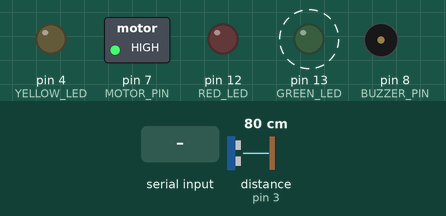
Bench run of a sketch on a simulated Arduino Uno, built with avr-gcc and run on an emulated ATmega328P. Parts: switched loads named in the sketch (green lamp = pin HIGH), output pins drawn as LEDs (lit = HIGH), buzzer (waves = sounding, pin HIGH). Wiring (inferred from the names in the program): ultrasonic range finder: trigger pin 2; echo pin 3. Dashed ring = blinking. The inputs (shaded band) are chosen by the test bench; at power-on: distance to the obstacle (sensor on pin 3) 80 cm. The echo pulse lasts 58.3 µs per cm; pins used as bus, display or sensor lines are not drawn; what the sketch prints to the serial monitor is not drawn.

Above: at 1.2 s.
1.3 s: "M90\n" received over Serial
4.3 s: byte 65 ('A') received over Serial
7.3 s: byte 73 ('I') received over Serial
10.3 s: distance to the obstacle (sensor on pin 3) set to 18 cm
13.3 s: distance to the obstacle (sensor on pin 3) set to 14 cm
At 13.92 s:
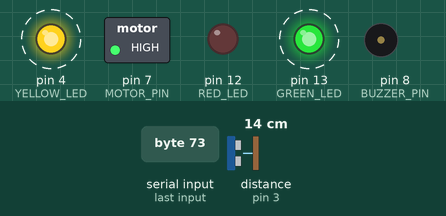
16.3 s: distance to the obstacle (sensor on pin 3) set to 35 cm
At 16.9 s:
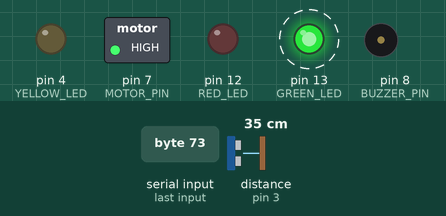
Timing chart, 0 to 20.3 s (numbered marks = the images above; inputs shaded):
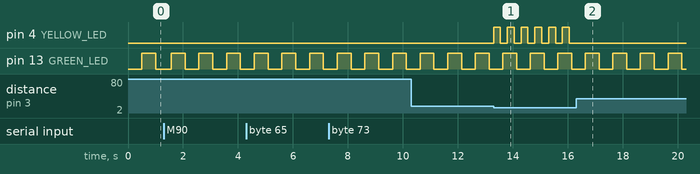

Measured:
- the behaviour switches between 16 and 15 cm on distance to the obstacle (sensor on pin 3) (found by bisection; images 0 and 1)
- after the input at 13.3 s, pin 4 (YELLOW_LED): alternates HIGH for 0.25 s and LOW for 0.25 s, starting at once
- after the input at 16.3 s, pin 4 (YELLOW_LED): stops changing and stays LOW
- by itself, pin 13 (GREEN_LED): alternates HIGH for 0.50 s and LOW for 0.50 s

The sketch:

linky.ino
```cpp
/************* INCLUDES *************/
#include <string.h>
#include <Streaming.h>
#include "LinkyHistTIC.h"

/************* DEFINES *************/
#define GREEN_LED 13
#define RED_LED 12
#define YELLOW_LED 4
#define BUZZER_PIN 8
#define TRIG_PIN 2
#define ECHO_PIN 3
#define MOTOR_PIN 7
#define CONSUMPTION_LIMIT 400
#define DISTANCE_LIMIT 15.0
#define LINKY_RX 10
#define LINKY_TX 11

/************* VARIABLES *************/
bool isAlertDistanceOn = false;
bool isAlertConsoOn = false;
bool alertDistanceState = false;
bool alertConsoState = false;
unsigned long previousMillisAlertDistance = 0;

long dureeDistance;
float distance;

unsigned long previousMillisNumber = 0;
unsigned long intervalNumber = 500;

unsigned long previousMillisHourly = 0;
unsigned long intervalHourly = 500;
float totalPappHourly = 0.0;
unsigned int pappCounterHourly = 0;
unsigned long currentMillisHourly = 0;

long newNumber = 0;
long number = 0;

unsigned long previousBlinkMillis = 0;
const long blinkInterval = 500;
boolean blinkState = false;

unsigned long previousMillisAlertConso = 0;
const long intervalAlert = 250;
boolean ledStateAlertConso = false;
boolean ledStateAlertDistance = false;
boolean buzzerStateAlert = false;

LinkyHistTIC Linky(LINKY_RX, LINKY_TX);

/************* FUNCTIONS *************/
long getNumber() {                                                      // GET PAPP VALUE FROM LINKY
  unsigned long currentMillis = millis();                               // get actual time
  if (currentMillis - previousMillisNumber >= intervalNumber) {         // check if delay is exceeded
    previousMillisNumber = currentMillis;                               // store current time as the last change
    return(Linky.papp());                                               // return value of curent consumption in VA
  } else {                                                              // if delay not exceeded
  	return(long(0));                                                    // return 0
  }
}

void blink() {                                                          // POWER LED BLINKING
  unsigned long currentMillis = millis();                               // get actual time
  if (currentMillis - previousBlinkMillis >= blinkInterval) {           // check if delay is exceeded
    previousBlinkMillis = currentMillis;                                // store current time as the last change
    blinkState = !blinkState;                                           // invert led state
    digitalWrite(GREEN_LED, blinkState);                                // write the new state
  }
}

void alertConso() {                                                     // CONSUMPTION ALERT
  unsigned long currentMillis = millis();                               // get actual time
  if (currentMillis - previousMillisAlertConso >= intervalAlert) {      // check if delay is exceeded
    previousMillisAlertConso = currentMillis;                           // store current time as the last change
    ledStateAlertConso = !ledStateAlertConso;                           // invert led state
    buzzerStateAlert = !buzzerStateAlert;                               // invert buzzer state
    digitalWrite(RED_LED, ledStateAlertConso);                          // write the new state
    Serial.println("Alerte ! Consommation anormale " + String(number) + "W !");
    if(buzzerStateAlert) {
      tone(BUZZER_PIN,800);                                             // turn the buzzer on
    } else {
      noTone(BUZZER_PIN);                                               // or turn it off
    }
  }
}

void alertDistance() {                                                  // DISTANCE ALLERT
  unsigned long currentMillis = millis();                               // get actual time
  if (currentMillis - previousMillisAlertDistance >= intervalAlert) {   // check if delay is exceeded
    previousMillisAlertDistance = currentMillis;                        // store current time as the last change
    ledStateAlertDistance = !ledStateAlertDistance;                     // invert led state
    digitalWrite(YELLOW_LED, ledStateAlertDistance);                    // write the new state
    Serial.println();
    Serial.println("Alerte intrusion !");                               // write the alert in the serial
  }
}

/************* SETUP *************/
void setup() {
  Serial.begin(9600);
  pinMode(GREEN_LED, OUTPUT);
  pinMode(RED_LED, OUTPUT);
  pinMode(YELLOW_LED, OUTPUT);
  pinMode(BUZZER_PIN, OUTPUT);
  pinMode(TRIG_PIN, OUTPUT);
  pinMode(ECHO_PIN, INPUT);
  pinMode(MOTOR_PIN, OUTPUT);
  digitalWrite(MOTOR_PIN, HIGH);                                        // turn the motor on
  Serial.println("Entrez 'M' pour voir les moyennes de consommation, 'A' pour activer/desactiver l'alerte de consommation et 'I' pour activer/desactiver l'alerte d'intrusion");
}

/************* LOOP *************/
void loop() {
  digitalWrite(TRIG_PIN, LOW);                                          // measure the distance
  delayMicroseconds(5);
  digitalWrite(TRIG_PIN, HIGH);
  delayMicroseconds(10);
  digitalWrite(TRIG_PIN, LOW);
  dureeDistance = pulseIn(ECHO_PIN, HIGH);
  distance = dureeDistance * 0.017;

  if(distance < DISTANCE_LIMIT) {                                       // turn the alert on or off
    alertDistanceState = true;
  } else {
  	alertDistanceState = false;
  }

  blink();                                                              // blink the power led
  newNumber = getNumber();                                              // generate a new number for linky simulation

  if (newNumber != 0) {                                                 // if we get a new number
    number = newNumber;

  	currentMillisHourly = millis();
  	if(currentMillisHourly - previousMillisHourly >= intervalHourly) {  // display hourly, daily and monthly averages
    	previousMillisHourly = currentMillisHourly;

    	totalPappHourly += number;
    	pappCounterHourly += 1;
  	}
  }

  if(number > CONSUMPTION_LIMIT) {                                     // if we reach the consumption threshold
    alertConsoState = true;                                            // change alert state
  } else {
  	alertConsoState = false;
  }

  if(alertDistanceState && isAlertDistanceOn) {                        // call alerts if needed
  	alertDistance();
  }
  if(alertConsoState && isAlertConsoOn) {
  	alertConso();
    digitalWrite(MOTOR_PIN, LOW);
  } else {
  	digitalWrite(MOTOR_PIN, HIGH);
  }

  if(Serial.available() > 0) {
    char input = Serial.read();
    if(input == 'M') {
      float moyenneHourly = totalPappHourly / (float)pappCounterHourly / 1000;
      Serial.println();
      Serial.println("Nombre d'enregistrements : " + String(pappCounterHourly));
      Serial.println();
      Serial.println("Consommation actuelle : " + String(number) + "W");
      Serial.println("Moyenne horraire : " + String(moyenneHourly) + "kWh/heure");
      Serial.println("Moyenne journaliere : " + String(moyenneHourly*24) + "kWh/jour");
      Serial.println("Moyenne mensuelle : " + String(moyenneHourly*24*31) + "kWh/mois");
    }
    if(input == 'A') {
      isAlertConsoOn = !isAlertConsoOn;
      if(isAlertConsoOn) {
        Serial.println("L'alerte de consommation est activee");
      } else {
        Serial.println("L'alerte de consommation est desactivee");
      }
    }
    if(input == 'I') {
      isAlertDistanceOn = !isAlertDistanceOn;
      if(isAlertDistanceOn) {
        Serial.println("L'alerte d'intrustion est activee");
      } else {
        Serial.println("L'alerte d'intrustion est desactivee");
      }
    }
    Serial.println("Entrez 'M' pour voir les moyennes de consommation, 'A' pour activer/desactiver l'alerte de consommation et 'I' pour activer/desactiver l'alerte d'intrusion");
  }
}
```

LinkyHistTIC.h
```cpp
/***********************************************************************
               Objet decodeur de teleinformation client (TIC)
               format Linky "historique" ou anciens compteurs
               electroniques.

Lit les trames et decode les groupes :   |<--  Switches d'option   -->|
                                         | Base | HPHC | IMono | ITri |
 PAPP   : puissance apparente en VA......|   X  |   X  |   X   |   X  |
 BASE   : index general compteur en Wh...|   X  |      |       |      |
 HCHC   : index heures creuses en Wh.....|      |   X  |       |      |
 HCHP   : index heures pleines en Wh.....|      |   X  |       |      |
 PTEC   : periode tarifaire en cours.....|      |   X  |       |      |
 IINST  : intensite instantanee en A.....|      |      |   X   |      |
 IINST1 : intensite instantanee en A.....|      |      |       |   X  |
 IINST2 : intensite instantanee en A.....|      |      |       |   X  |
 IINST3 : intensite instantanee en A.....|      |      |       |   X  |

Reference : ERDF-NOI-CPT_54E V3

V06 : MicroQuettas mars 2018

V10a : initial version, parametric. Compiled OK on 22/10/19.
V10b : fixed bug in ptecIsNew().
V10c : added LKYSIMINPUT mode
V10d : adapted to Arduino Uno and Mega.

***********************************************************************/
#ifndef _LinkyHistTIC
#define _LinkyHistTIC true

/********************** Processor selection ***************************/
//#define ARDUINOMEGA Serial1    /* Define the serial input used   */
                               /* when running on a Mega,        */
                               /* comment out on an AVR328 (Uno) */
                               /* On a Mega, call the constructor */
                               /* without parameters. If parameters */
                               /* (pin numbers) are given, they will */
                               /* be ignored.                        */

/********************** Configuration switches ************************/
//#define LINKYDEBUG true     /* Verbose debugging mode */
//#define LKYSIMINPUT true    /* Simulated Linky input on Serial */
                              /* AVR328 (Uno) processor only */

/************* tariffs and intensities configuration ******************/
//#define LKY_Base true        /* Exclusif avec LKY_HPHC */
#define LKY_HPHC true        /* Exclusif avec LKY_Base */
//#define LKY_IMono true       /* Exclusif avec LKY_ITri */
//#define LKY_ITri true        /* Exclusif avec LKY_IMono */

/****************************** Autoconf *****************************/
#if (defined (LKY_Base) && defined (LKY_HPHC))
#undef LKY_Base
#endif

#if (defined (LKY_IMono) && defined (LKY_ITri))
#undef LKY_IMono
#endif

#if (defined (LKYSIMINPUT) && defined (ARDUINOMEGA))
#undef ARDUINOMEGA
#endif

#if !(defined (LKYSIMINPUT) || defined (ARDUINOMEGA))
#define LKYSOFTSERIAL true
#endif

/*************************** Includes ********************************/
#ifdef LKYSOFTSERIAL
#include <SoftwareSerial.h>
#endif

/********************** Defines and consts ***************************/
#define CLy_BfSz 24            /* Maximum size of the Rx buffers */

const uint16_t CLy_Bds = 1200; /* Transmission speed in bds */

const uint8_t CpinRx_def = 10;
const uint8_t CpinTx_def = 11;

/******************************** Class *******************************
      LinkyHistTIC : Linky historique TIC (teleinformation client)
***********************************************************************/

class LinkyHistTIC
  {
  public:
    #ifdef LKYSOFTSERIAL
    LinkyHistTIC(uint8_t pin_Rx, uint8_t pin_Tx);    /* Constructor */
    #else
    LinkyHistTIC(uint8_t pin_Rx = CpinRx_def, \
                 uint8_t pin_Tx = CpinTx_def);       /* Constructor */
    #endif

    void Init(uint16_t BdR = CLy_Bds);
                        /* Initialisation, call from setup() */
    void Update();      /* Update, call from loop() */

    bool pappIsNew();   /* Returns true if papp has changed */
    uint16_t papp();    /* Returns papp in VA */

    #ifdef LKY_Base
    bool baseIsNew();   /* Returns true if base has changed */
    uint32_t base();    /* Returns base index in Wh */
    #endif

    #ifdef LKY_HPHC
    enum Tarifs:uint8_t {C_HPleines, C_HCreuses};
    bool hchcIsNew();   /* Returns true if hchc has changed */
    uint32_t hchc();    /* Index heures creuses en Wh */
    bool hchpIsNew();   /* Returns true if hchp has changed */
    uint32_t hchp();    /* Index heures pleines en Wh */
    bool ptecIsNew();   /* Returns true if ptec has changed */
    uint8_t ptec();     /* Periode tarifaire en cours (0 = HP, 1 = HC) */
    #endif

    #ifdef LKY_IMono
    bool iinstIsNew();  /* Returns true if iinst has changed */
    uint8_t iinst();    /* Returns iinst in A */
    #endif

    #ifdef LKY_ITri
    enum Phases:uint8_t {C_Phase_1, C_Phase_2, C_Phase_3};
    bool iinstIsNew(uint8_t Ph);  /* Returns true if iinst(Ph)
                                   * has changed */
    uint8_t iinst(uint8_t Ph);    /* Returns iinst(Ph) in A */
    #endif

  private:
    char _BfA[CLy_BfSz];        /* Buffer A */
    char _BfB[CLy_BfSz];        /* Buffer B */

    uint8_t _FR;                /* Flag register */
    uint8_t _DNFR;              /* Data new flag register */

    uint16_t _papp;

    #ifdef LKY_Base
    uint32_t _base;      /* Index base */
    #endif

    #ifdef LKY_HPHC
    uint32_t _hchc;      /* Index heures creuses en Wh */
    uint32_t _hchp;      /* Index heures pleines en Wh */
    uint8_t  _ptec;      /* Periode tarifaire en cours :
                          * 0 = HP ; 1 = HC */
    #endif

    #ifdef LKY_IMono
    uint8_t _iinst;     /* Intensite instantanee */
    #endif

    #ifdef LKY_ITri
    uint8_t _iinst[3];  /* Intensite instantanee pour chaque phase */
    #endif

    #ifdef LKYSOFTSERIAL
    SoftwareSerial _LRx;   /* Needs to be constructed at the same time
                            * as LinkyHistTIC. Cf. Special syntax
                            * (initialisation list) in LinkyHistTIC
                            * constructor */
    uint8_t _pin_Rx;
    uint8_t _pin_Tx;
    #endif

    char *_pRec;     /* Reception pointer in the buffer */
    char *_pDec;     /* Decode pointer in the buffer */
    uint8_t _iRec;   /* Received char index */
    uint8_t _iCks;   /* Index of Cks in the received message */
    uint8_t _GId;    /* Group identification */

  };

#endif /* _LinkyHistTIC */
/*************************** End of code ******************************/
```

Source omitted: LinkyHistTIC.cpp (14077 bytes)
